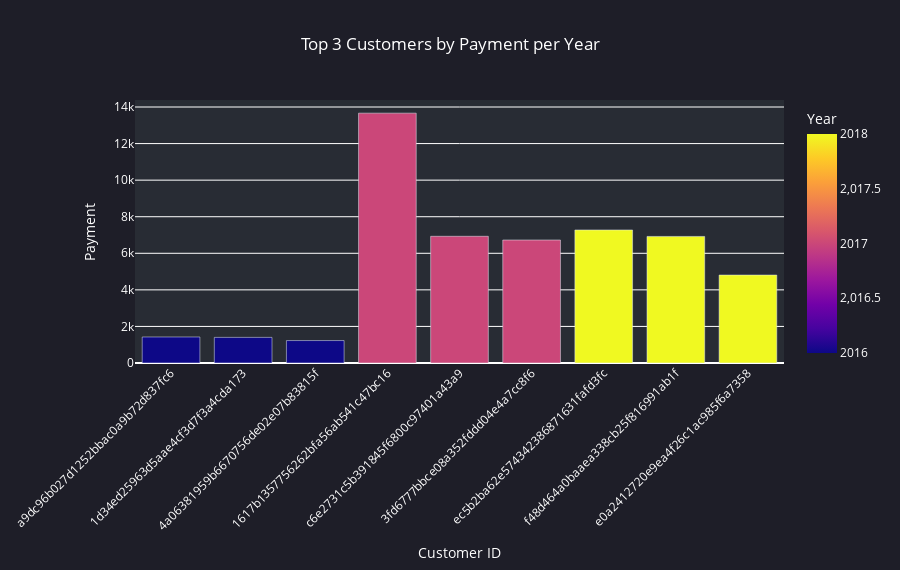

Here is the notebook cell this chart was saved with:
### Code cell
#4. Identify the top 3 customers who spent the most money in each year.
query = """
SELECT 
    years, 
    customer_id, 
    payment, 
    d_rank
FROM
(
    SELECT 
        YEAR(orders.order_purchase_timestamp) AS years,
        orders.customer_id,
        SUM(payments.payment_value) AS payment,
        DENSE_RANK() OVER (
            PARTITION BY YEAR(orders.order_purchase_timestamp)
            ORDER BY SUM(payments.payment_value) DESC
        ) AS d_rank
    FROM 
        orders
    JOIN 
        payments ON payments.order_id = orders.order_id
    GROUP BY 
        YEAR(orders.order_purchase_timestamp),
        orders.customer_id
) AS a
WHERE 
    d_rank <= 3;
"""

cur.execute(query)
data = cur.fetchall()
df = pd.DataFrame(data, columns = ["years","id","payment","rank"])


import plotly.express as px
# Assuming df is your DataFrame with columns 'id', 'payment', and 'years'
fig = px.bar(df, x="id", y="payment", color="years", barmode="group",
             labels={"id": "Customer ID", "payment": "Payment", "years": "Year"},
             title="Top 3 Customers by Payment per Year",
             color_continuous_scale=px.colors.sequential.Plasma)  # A balanced color scale

# Update layout with specific styling and dimensions
fig.update_layout(
    xaxis_title='Customer ID',
    yaxis_title='Payment',
    legend_title='Year',
    title_x=0.5,  # Center the title
    height=570,  # Set height in pixels
    width=900,    # Set width in pixels
    
    xaxis_tickangle=-45,  # Rotate x-axis labels for better readability
    
    # Set background colors
    plot_bgcolor='rgb(40, 44, 52)',  # Slightly lighter dark background for the plot area
    paper_bgcolor='rgb(30, 30, 40)',  # Darker background for the entire paper
    font=dict(color='white')  # Set font color to white for better contrast
)

# Show the plot
fig.show()

### Figure 1 — Plotly figure (JSON) as saved in the notebook; plotly's stock layout.template omitted (floating-point values rounded to 4 significant figures)
{"data": [{"alignmentgroup": "True", "hovertemplate": "Customer ID=%{x}<br>Payment=%{y}<br>Year=%{marker.color}<extra></extra>", "legendgroup": "", "marker": {"color": [2016, 2016, 2016, 2017, 2017, 2017, 2018, 2018, 2018], "coloraxis": "coloraxis", "pattern": {"shape": ""}}, "name": "", "offsetgroup": "", "orientation": "v", "showlegend": false, "textposition": "auto", "type": "bar", "x": ["a9dc96b027d1252bbac0a9b72d837fc6", "1d34ed25963d5aae4cf3d7f3a4cda173", "4a06381959b6670756de02e07b83815f", "1617b1357756262bfa56ab541c47bc16", "c6e2731c5b391845f6800c97401a43a9", "3fd6777bbce08a352fddd04e4a7cc8f6", "ec5b2ba62e574342386871631fafd3fc", "f48d464a0baaea338cb25f816991ab1f", "e0a2412720e9ea4f26c1ac985f6a7358"], "xaxis": "x", "y": [1424.0, 1401.0, 1228.0, 13660.0, 6929.0, 6727.0, 7275.0, 6922.0, 4809.0], "yaxis": "y"}], "layout": {"barmode": "group", "coloraxis": {"colorbar": {"title": {"text": "Year"}}, "colorscale": [[0, "#0d0887"], [0.1111, "#46039f"], [0.2222, "#7201a8"], [0.3333, "#9c179e"], [0.4444, "#bd3786"], [0.5556, "#d8576b"], [0.6667, "#ed7953"], [0.7778, "#fb9f3a"], [0.8889, "#fdca26"], [1, "#f0f921"]]}, "font": {"color": "white"}, "height": 570, "legend": {"title": {"text": "Year"}, "tracegroupgap": 0}, "paper_bgcolor": "rgb(30, 30, 40)", "plot_bgcolor": "rgb(40, 44, 52)", "title": {"text": "Top 3 Customers by Payment per Year", "x": 0.5}, "width": 900, "xaxis": {"anchor": "y", "domain": [0, 1], "tickangle": -45, "title": {"text": "Customer ID"}}, "yaxis": {"anchor": "x", "domain": [0, 1], "title": {"text": "Payment"}}}}
